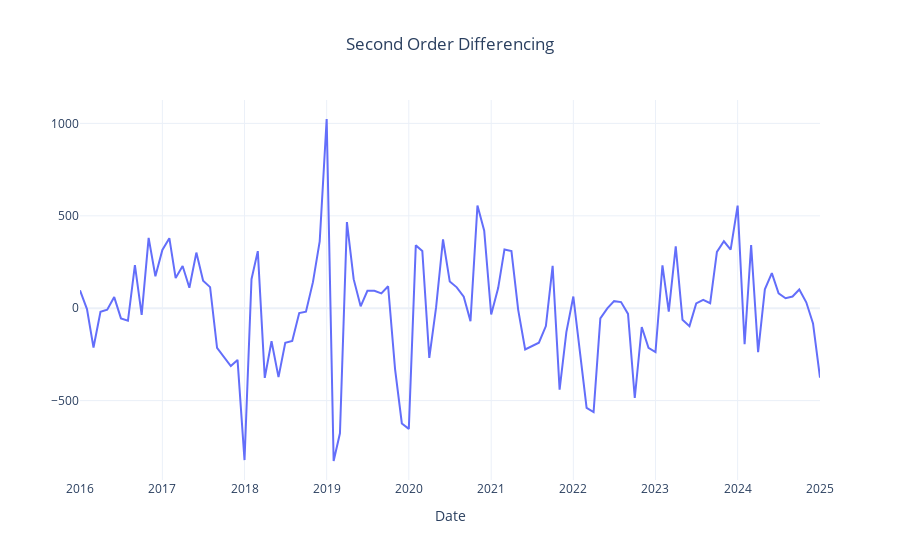

Notebook code cell kept with this figure:
### Code cell
fig = go.Figure()
fig.add_trace(go.Scatter(x=data_diff2.index,
                         y=data_diff2['Inland Consumption'],
                         mode='lines'))


fig.update_layout(title="Second Order Differencing",
                  xaxis_title='Date',
                  title_x = 0.5,
                  yaxis_title='',
                  template='plotly_white')

fig.show()
